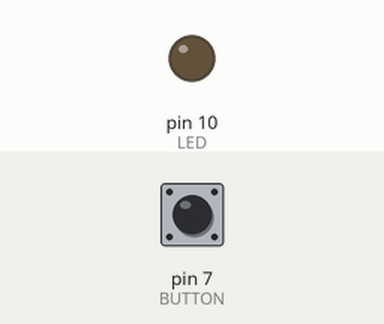
Simulated run of this sketch. Board: Arduino Uno, built with avr-gcc and run on an emulated ATmega328P. Parts: output pins drawn as LEDs (lit = HIGH). Inputs (shaded band) come from the test bench; at power-on: pin 7 (BUTTON) LOW.

Above: at 1.2 s.
1.3 s: pin 7 (BUTTON) pulled HIGH for 1 s
At 1.8 s:
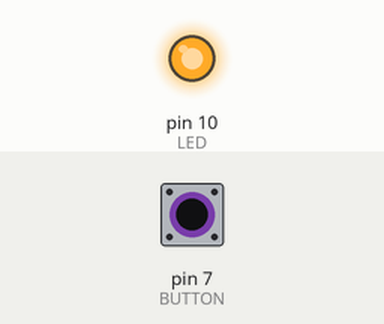
4.3 s: pin 7 (BUTTON) pulled HIGH for 3.2 s
At 8.6 s:
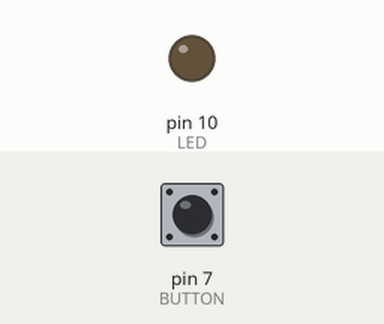
Timing chart, 0 to 10.1 s (numbered marks = the images above; inputs shaded):
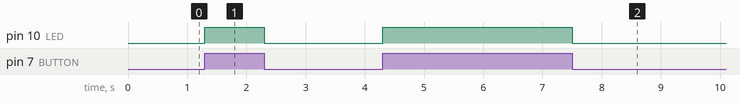

Measured:
- after the input at 1.3 s, pin 10 (LED): LOW → HIGH at once, → LOW 1.0 s later
- after the input at 4.3 s, pin 10 (LED): LOW → HIGH at once, → LOW 3.2 s later

The sketch:

E04_SW_LED.ino
```cpp
#define LED 10 //led는 10번핀
#define BUTTON 7 //버튼은 7번핀
void setup() {
    pinMode(LED,OUTPUT); //led를 출력모드로
    pinMode(BUTTON,INPUT); //버튼을 입력모드로
}
void loop() {
    if(digitalRead(BUTTON)==HIGH){ //버튼에 전기가 인가되면
    digitalWrite(LED, HIGH); //led를 켠다
    delay(100); //0.5초 지연
    digitalWrite(LED, LOW); //led를 끈다
    }
}
```
